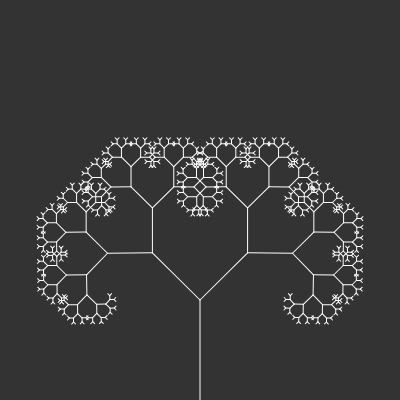
Frame 1 (no input)
Frame 60 (no input): identical to frame 1, image omitted
Frame 120 (the mouse pressed at the canvas centre since frame 60): identical to frame 1, image omitted

The p5.js sketch that drew this single still picture (run headless with seeded random() and noise() and a simulated clock; from frame 60 on, the mouse is pressed at the canvas centre):

// p5.js sketch
// ── sketch.js
var angle=0;
var slider;

function setup() {
    createCanvas(400, 400);
    background(220);
    slider=createSlider(0,TWO_PI,PI/4,0.01);
}

function draw() {
    background(51);
    // var len =100;
    angle=slider.value();
    stroke(255);
    translate(200,height)
    // line(200,height, 200,height-len);
    branch(100)
}

function branch(len){
    line(0,0,0,-len);
    translate(0,-len);
    
    if (len>4){
        push();
        rotate(angle);
        branch(len*0.67)
        pop();
        push();
        rotate(-angle);
        branch(len*0.67);
        pop();
    }

    // line(0,0,0,-len*0.67);
}
// ── style.css
body {
    font-family: 'Arial', sans-serif;
    background: linear-gradient(135deg, #c3ecf5, #a3d8f4);
    display: flex;
    justify-content: center;
    align-items: center;
    height: 100vh;
    margin: 0;
}

main {
    background: rgba(255, 255, 255, 0.9);
    border-radius: 15px;
    padding: 20px;
    box-shadow: 0 10px 20px rgba(0, 0, 0, 0.2);
    text-align: center;
}

h1 {
    font-size: 2.5rem;
    color: #0077b6;
    margin-bottom: 10px;
}

p {
    font-size: 1.2rem;
    color: #023e8a;
}
